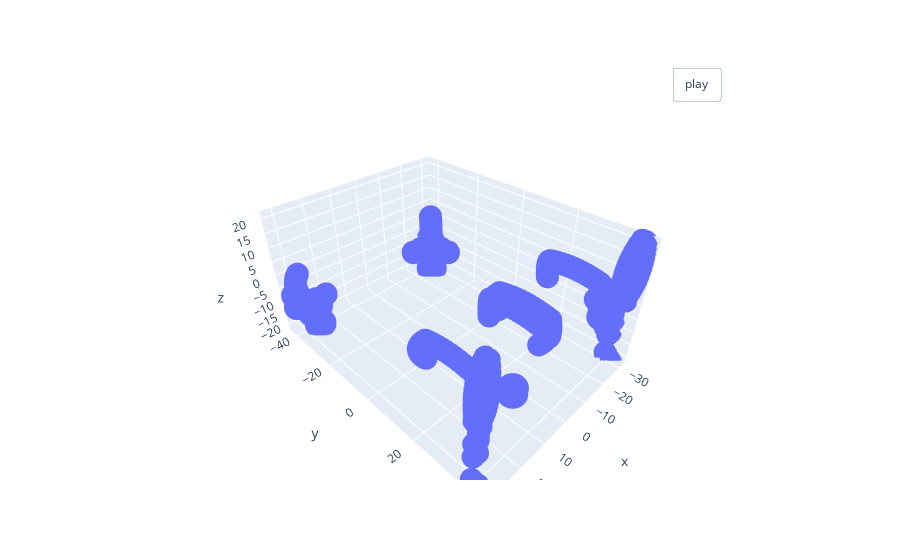

The code cell stored with this chart in its notebook:
### Code cell
visualize_rotate([go.Scatter3d(x=x, y=y, z=z, mode='markers')]).show()

### Figure 1 — Plotly figure (JSON) as saved in the notebook; plotly's stock layout.template omitted (floating-point values rounded to 4 significant figures; data arrays with more than 128 entries replaced by an {"elided": "..."} marker saying what was removed)
{"data": [{"mode": "markers", "type": "scatter3d", "x": {"elided": "2095 float values"}, "y": {"elided": "2095 float values"}, "z": {"elided": "2095 float values"}}], "layout": {"updatemenus": [{"buttons": [{"args": [null, {"frame": {"duration": 50, "redraw": true}, "fromcurrent": true, "mode": "immediate", "transition": {"duration": 0}}], "label": "play", "method": "animate"}], "pad": {"r": 10, "t": 45}, "showactive": false, "type": "buttons", "x": 0.8, "xanchor": "left", "y": 1, "yanchor": "bottom"}]}}
